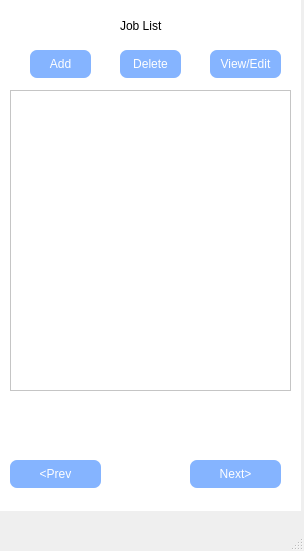
<?xml version="1.0" encoding="UTF-8"?>
<ui version="4.0">
 <class>MainWindow</class>
 <widget class="QMainWindow" name="MainWindow">
  <property name="geometry">
   <rect>
    <x>0</x>
    <y>0</y>
    <width>304</width>
    <height>551</height>
   </rect>
  </property>
  <property name="windowTitle">
   <string>MainWindow</string>
  </property>
  <widget class="QWidget" name="centralwidget">
   <widget class="QWidget" name="widget" native="true">
    <property name="geometry">
     <rect>
      <x>0</x>
      <y>0</y>
      <width>301</width>
      <height>511</height>
     </rect>
    </property>
    <property name="styleSheet">
     <string notr="true">background-color: white;</string>
    </property>
    <widget class="QPushButton" name="pushButton">
     <property name="geometry">
      <rect>
       <x>30</x>
       <y>50</y>
       <width>61</width>
       <height>28</height>
      </rect>
     </property>
     <property name="styleSheet">
      <string notr="true">background-color:rgb(133, 180, 255); border-radius:7px ; color: white;</string>
     </property>
     <property name="text">
      <string>Add</string>
     </property>
    </widget>
    <widget class="QLabel" name="label">
     <property name="geometry">
      <rect>
       <x>120</x>
       <y>10</y>
       <width>71</width>
       <height>31</height>
      </rect>
     </property>
     <property name="styleSheet">
      <string notr="true">font: 14pt &quot;Arial&quot;;</string>
     </property>
     <property name="text">
      <string>Job List</string>
     </property>
    </widget>
    <widget class="QPushButton" name="pushButton_2">
     <property name="geometry">
      <rect>
       <x>120</x>
       <y>50</y>
       <width>61</width>
       <height>28</height>
      </rect>
     </property>
     <property name="styleSheet">
      <string notr="true">background-color:rgb(133, 180, 255); border-radius:7px ; color: white;</string>
     </property>
     <property name="text">
      <string>Delete</string>
     </property>
    </widget>
    <widget class="QPushButton" name="pushButton_3">
     <property name="geometry">
      <rect>
       <x>210</x>
       <y>50</y>
       <width>71</width>
       <height>28</height>
      </rect>
     </property>
     <property name="styleSheet">
      <string notr="true">background-color:rgb(133, 180, 255); border-radius:7px ; color: white;</string>
     </property>
     <property name="text">
      <string>View/Edit</string>
     </property>
    </widget>
    <widget class="QListView" name="listView">
     <property name="geometry">
      <rect>
       <x>10</x>
       <y>90</y>
       <width>281</width>
       <height>301</height>
      </rect>
     </property>
    </widget>
    <widget class="QPushButton" name="pushButton_4">
     <property name="geometry">
      <rect>
       <x>10</x>
       <y>460</y>
       <width>91</width>
       <height>28</height>
      </rect>
     </property>
     <property name="styleSheet">
      <string notr="true">background-color:rgb(133, 180, 255); border-radius:7px ; color: white;</string>
     </property>
     <property name="text">
      <string>&lt;Prev</string>
     </property>
    </widget>
    <widget class="QPushButton" name="pushButton_5">
     <property name="geometry">
      <rect>
       <x>190</x>
       <y>460</y>
       <width>91</width>
       <height>28</height>
      </rect>
     </property>
     <property name="styleSheet">
      <string notr="true">background-color:rgb(133, 180, 255); border-radius:7px ; color: white;</string>
     </property>
     <property name="text">
      <string>Next&gt;</string>
     </property>
    </widget>
   </widget>
  </widget>
  <widget class="QMenuBar" name="menubar">
   <property name="geometry">
    <rect>
     <x>0</x>
     <y>0</y>
     <width>304</width>
     <height>21</height>
    </rect>
   </property>
  </widget>
  <widget class="QStatusBar" name="statusbar"/>
 </widget>
 <resources/>
 <connections/>
</ui>
